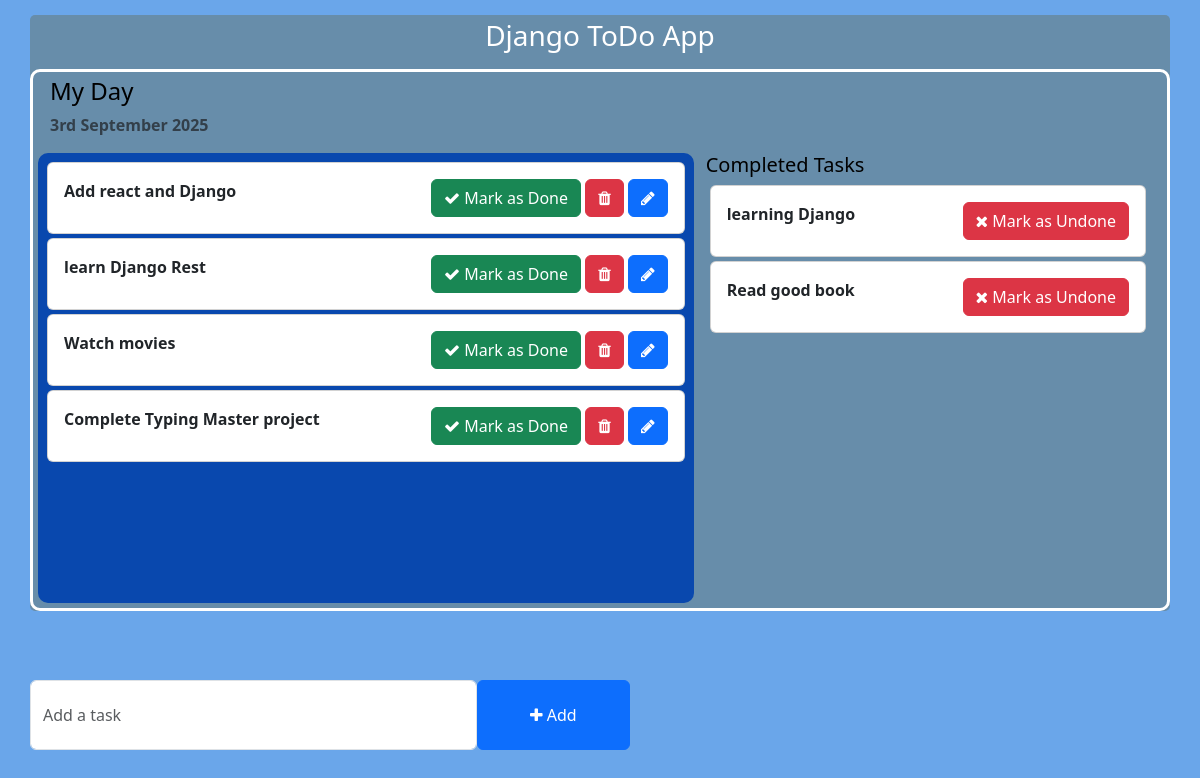
Before: / with the older database file.
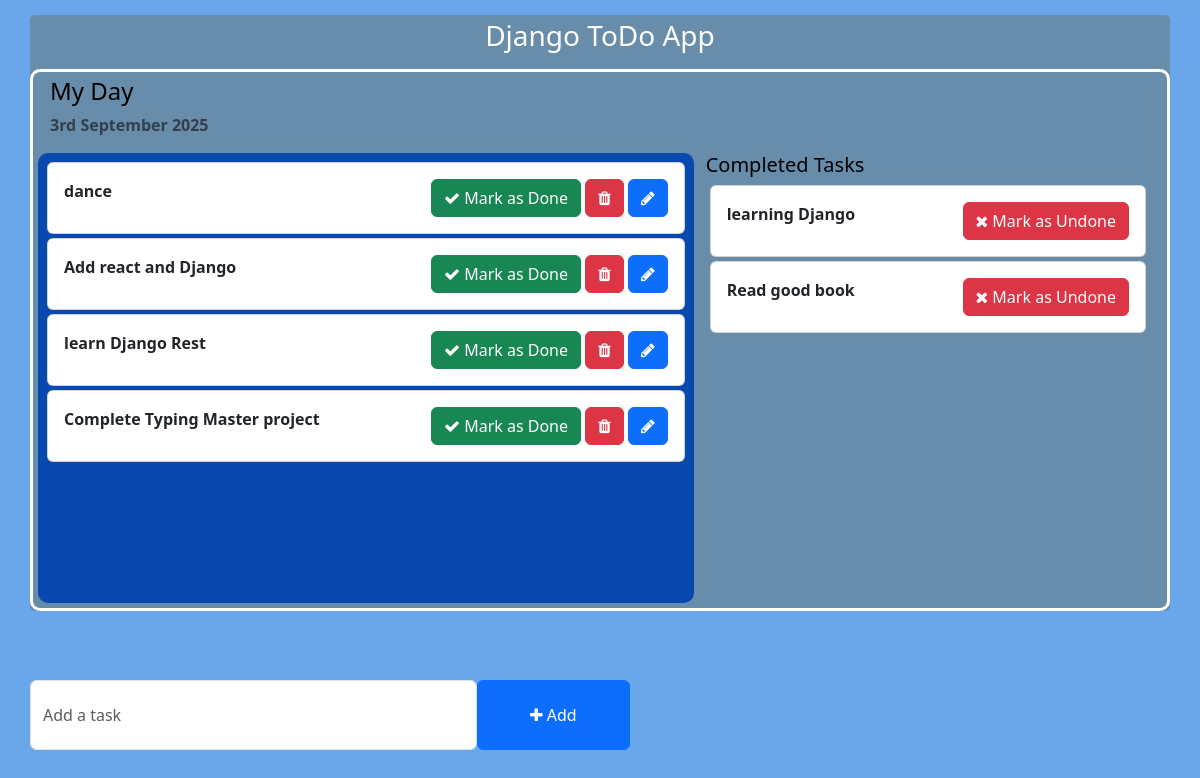
After: the same page with the newer database file.
### todo/models.py (models this page shows, shortened)
class Task(models.Model):
    task = models.CharField(max_length=250)
    is_completed = models.BooleanField(default=False)
    created_at = models.DateTimeField(auto_now_add=True)
    updated_at = models.DateTimeField(auto_now=True)

### ToDoApp_main/views.py (the view)
# urls.py: path("",views.index,name="index"),
def index(request):
    tasks =Task.objects.filter(is_completed=False).order_by('-updated_at')
    completed_tasks= Task.objects.filter(is_completed = True)
    context ={
        'tasks':tasks,
        'completed_tasks':completed_tasks,
    }
    return render(request,'index.html',context)

### templates/index.html (shortened to what this page needs)
<!DOCTYPE html>
<html lang="en">
<head>
    <link href="https://cdn.jsdelivr.net/npm/bootstrap@5.3.0-alpha1/dist/css/bootstrap.min.css" rel="stylesheet">
    <link rel="stylesheet" href="https://cdnjs.cloudflare.com/ajax/libs/font-awesome/4.7.0/css/font-awesome.min.css">
</head>
<body style="background-color: rgb(106, 166, 234);">
    <div class="container" style="background-color:rgb(103, 141, 170);color: black; font-weight: bold; margin-top: 15px; border-radius: 5px;">
        <h3 class="pt-1 pb-2 text-center" style="color: white;">Django ToDo App</h3>
        <div class="row" style="padding: 5px; border: 3px solid white; border-radius:10px;">
            <h4>My Day</h4>
            <p class="text-muted">{% now "jS F Y" %}</p>
            <div class="col-md-7 col-lg-7" style="height: 450px;background: #0948ae; overflow: scroll;padding:5px; border-radius: 10px;">
                 {% for task in tasks %}
                <div class="card m-1">
                    <div class="card-body">
                        {{task.task}}
                        <span style="position: relative; float: right;">
                            <a href="{% url 'mark_as_done' task.pk %}" class="btn btn-success"><i class="fa fa-check"></i> Mark as Done</a>
                            <a href="{% url 'delete_task' task.id %}" class="btn btn-danger"><i class="fa fa-trash"></i></a>
                            <a href="{% url 'edit_task' task.id %}" class="btn btn-primary"><i class="fa fa-pencil"></i></a>
                        </span>
                    </div>
                </div>
               {% endfor %}
            </div>
            <div class="col-md-5 col-lg-5">
                <h5>Completed Tasks</h5>
                 {% for task in completed_tasks %}
                <div class="card m-1">
                    <div class="card-body">
                        {{task.task}}
                        <span style="position: relative; float: right;">
                            <a href="{% url 'mark_as_undone' task.pk %}" class="btn btn-danger"><i class="fa fa-times"></i> Mark as Undone</a>
                        </span>
                    </div>
                </div>
                {% endfor %}
            </div>
        </div>
        <div class="row">
            <div class="col-md-6 col-lg-6 p-0" style="position: absolute; bottom: 50px;">
                <form action="{% url 'addTask' %}" method="POST" >
                    <div class="form-group">
                        <span style="display: flex;">
                            <input type="text" name="task" class="form-control" placeholder="Add a task">
                            <button type="submit" class="btn btn-primary" style="width: 200px;"><i class="fa fa-plus"></i> Add</button>
                        </span>
                    </div>
                </form>
            </div>
        </div>
    </div>
</body>
</html>

Changed rows visible on the page:
removed Task: task "Watch movies", shown under "My Day"
added Task: task "dance", shown under "My Day"
